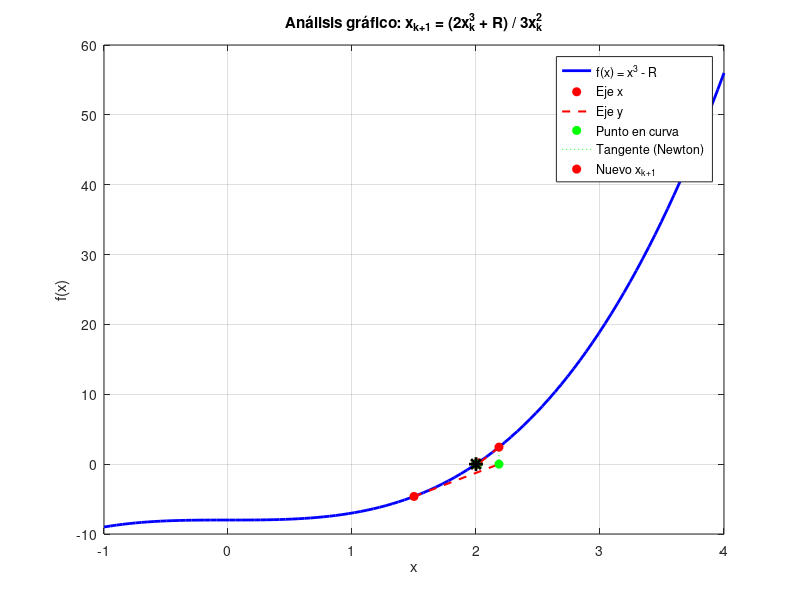

Write the MATLAB code that produced this figure.
R = 8;
raiz_exacta = R^(1/3);


% Definimos la función y su derivada
f = @(x) x.^3 - R;
df = @(x) 3*x.^2;


% Rango para graficar
x_plot = linspace(-1, 4, 100);


figure;
plot(x_plot, f(x_plot), 'b-', 'LineWidth', 2); hold on;


% Punto inicial x0 (puedes cambiarlo a 0.5 o 3.5 para ver qué pasa)
x_k = 1.5;


% Simulamos 10 iteraciones para ver las tangentes
for k = 1:10
    y_k = f(x_k);
    plot(x_k, y_k, 'ro', 'MarkerFaceColor', 'r'); % Punto en la curva

    % Calculamos siguiente x
    x_next = x_k - y_k/df(x_k);

    % Graficamos la recta tangente
    plot([x_k, x_next], [y_k, 0], 'r--', 'LineWidth', 1.5);
    plot(x_next, 0, 'go', 'MarkerFaceColor', 'g'); % Intersección con eje x

    % Mostramos el salto
    %pause(1); % Pausa de 1 segundo para ver el paso a paso
    plot([x_next, x_next], [0, f(x_next)], 'g:');
    x_k = x_next;
end


plot(raiz_exacta, 0, 'k*', 'MarkerSize', 10, 'LineWidth', 2);
title('Análisis gráfico: x_{k+1} = (2x_k^3 + R) / 3x_k^2');
xlabel('x'); ylabel('f(x)');
legend('f(x) = x^3 - R', 'Eje x', 'Eje y', 'Punto en curva', 'Tangente (Newton)', 'Nuevo x_{k+1}');
grid on; hold off;


fprintf('\nLa aproximación final a la raíz cúbica de %d es: %.10f\n', R, x_k);
